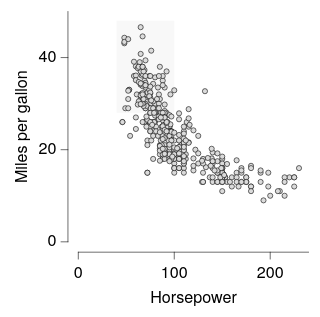

Source (Vega-Lite JSON):
### Vega-Lite specification from a JSON file in a GitHub repository (floating-point values rounded to 4 significant figures; data arrays with more than 128 entries replaced by an {"elided": "..."} marker saying what was removed)
{"background": null, "config": {"arc": {"fill": "#DBDBDB", "fillOpacity": 1.0, "innerRadius": 25.0, "padAngle": 0.03, "stroke": "black", "strokeOpacity": 1, "strokeWidth": 0.25}, "area": {"fill": "#DBDBDB", "fillOpacity": 1.0, "stroke": "black", "strokeOpacity": 1, "strokeWidth": 0.25}, "axis": {"domain": true, "domainCap": "round", "domainColor": "black", "domainWidth": 0.25, "grid": false, "gridCap": "round", "gridColor": "#F1F1F1", "gridDash": [0, 0], "gridOpacity": 1.0, "gridWidth": 0.25, "labelColor": "black", "labelFont": "HelveticaNeue", "labelFontSize": 7, "labelFontStyle": "normal", "labelFontWeight": 400, "offset": 4.5, "ticks": true, "tickCap": "round", "tickColor": "black", "tickRound": false, "tickSize": 3, "tickWidth": 0.25, "titleColor": "black", "titleFont": "HelveticaNeue", "titleFontSize": 7, "titleFontStyle": "normal", "titleFontWeight": 400}, "axisX": {"domain": true, "labelAlign": "center", "labelAngle": 0, "labels": true, "ticks": true, "translate": 0}, "axisY": {"domain": true, "labelAlign": "right", "labelAngle": 0, "labels": true, "ticks": true, "translate": 0}, "axisRight": {"domain": true, "labelAlign": "left", "labelAngle": 0, "labels": true, "ticks": true, "translate": 0}, "axisTop": {"domain": true, "labelAlign": "center", "labelAngle": 0, "labels": true, "ticks": true, "translate": 0}, "axisBand": {"tickOffset": 0}, "bar": {"fill": "#DBDBDB", "fillOpacity": 1.0, "stroke": "black", "strokeOpacity": 1, "strokeWidth": 0.25}, "boxplot": {"size": 9.0, "ticks": {"cornerRadius": 0.25, "fill": "black", "size": 4.5, "thickness": 0.25}, "box": {"fillOpacity": 1.0, "stroke": "black", "strokeOpacity": 1, "strokeWidth": 0.25}, "median": {"fill": "black", "fillOpacity": 1.0, "size": 9.0, "thickness": 0.25}, "rule": {"fill": "black", "fillOpacity": 1.0, "size": 10.0, "stroke": "black", "strokeDash": [0, 0], "strokeOpacity": 1, "strokeWidth": 0.25}, "outliers": {"color": "black", "fill": "black", "fillOpacity": 1.0, "size": 0, "stroke": "black", "strokeOpacity": 1, "strokeWidth": 0.25}}, "circle": {"fill": "black", "fillOpacity": 1.0, "size": 0.5, "stroke": null, "strokeOpacity": 1, "strokeWidth": 0.25}, "errorband": {"band": {"fillOpacity": 0.6, "stroke": null, "strokeWidth": 0.25, "strokeOpacity": 1}, "borders": {"opacity": 0, "strokeOpacity": 0.25, "strokeWidth": 1}}, "errorbar": {"opacity": 1, "rule": {"strokeDash": [0, 0], "strokeWidth": 0.5}, "ticks": {"color": "black", "cornerRadius": 0.25, "opacity": 1, "size": 6.0, "thickness": 0.5}, "thickness": 0.5}, "font": "HelveticaNeue", "geoshape": {"fill": "#DBDBDB", "fillOpacity": 1.0, "stroke": "black", "strokeOpacity": 1, "strokeWidth": 0.25}, "header": {"labelColor": "black", "labelFont": "HelveticaNeue", "labelFontSize": 7, "labelFontStyle": "normal", "labelFontWeight": 400, "titleColor": "black", "titleFont": "HelveticaNeue", "titleFontSize": 7, "titleFontStyle": "normal", "titleFontWeight": 400, "titlePadding": 0}, "legend": {"disable": false, "offset": 4.5, "gradientLength": 50.0, "gradientThickness": 5.0, "gradientOpacity": 1.0, "gradientStrokeColor": "black", "gradientStrokeWidth": 0.25, "labelColor": "black", "labelFont": "HelveticaNeue", "labelFontSize": 7, "labelFontStyle": "normal", "labelFontWeight": 400, "strokeColor": "black", "strokeWidth": 0, "symbolSize": 42, "symbolStrokeColor": "black", "symbolStrokeWidth": 0.25, "titleColor": "black", "titleFont": "HelveticaNeue", "titleFontSize": 7, "titleFontStyle": "normal", "titleFontWeight": 400}, "line": {"color": "black", "stroke": "black", "strokeCap": "round", "strokeDash": [0, 0], "strokeOpacity": 1, "strokeWidth": 0.375}, "point": {"filled": true, "fill": "#DBDBDB", "fillOpacity": 1.0, "size": 5.0, "stroke": "black", "strokeOpacity": 1, "strokeWidth": 0.25}, "range": {"category": ["#C6D9F1", "#F1C9CB", "#FEF0B9", "#CEE37A", "#7AA8E0", "#E589A3", "#FDDD5D", "#68B961", "#4177B1", "#C35082", "#E5C227", "#438156"], "diverging": {"scheme": ["#C35082", "#CE6D94", "#D989A7", "#E2A4BA", "#EABFCE", "#F1DBE2", "#F6F6F6", "#D7E0EB", "#B9CBE0", "#9BB6D5", "#7DA1C9", "#5F8CBD", "#4177B1"]}, "heatmap": {"scheme": ["#DFE9F7", "#C6D9F1", "#ADC8EC", "#94B8E6", "#7AA8E0", "#6097DA", "#4D87CA", "#4177B1", "#386898", "#2F597F", "#264A69", "#1D3A58"]}, "ordinal": {"scheme": ["#F1F1F1", "#DBDBDB", "#C6C6C6", "#B2B2B2", "#9D9D9D", "#898989", "#767676", "#636363", "#515151", "#404040", "#2F2F2F", "#1F1F1F"]}, "ramp": {"scheme": ["#DFE9F7", "#C6D9F1", "#ADC8EC", "#94B8E6", "#7AA8E0", "#6097DA", "#4D87CA", "#4177B1", "#386898", "#2F597F", "#264A69", "#1D3A58"]}}, "rule": {"color": "black", "stroke": "black", "strokeCap": "round", "strokeDash": [2, 2], "strokeOpacity": 1, "strokeWidth": 0.25}, "scale": {"bandPaddingInner": 0.1, "bandPaddingOuter": 0.1, "round": false}, "rect": {"fill": "#DBDBDB", "fillOpacity": 1.0, "stroke": "black", "strokeOpacity": 1, "strokeWidth": 0.25}, "square": {"fill": "#DBDBDB", "fillOpacity": 1.0, "size": 10.0, "stroke": "black", "strokeOpacity": 1, "strokeWidth": 0.25}, "text": {"color": "black", "font": "HelveticaNeue", "fontSize": 7, "fontStyle": "normal", "fontWeight": 400}, "title": {"anchor": "middle", "frame": "group", "color": "black", "font": "HelveticaNeue", "fontSize": 7, "fontStyle": "normal", "fontWeight": 400, "subtitleColor": "black", "subtitleFont": "HelveticaNeue", "subtitleFontSize": "HelveticaNeue", "subtitleFontStyle": "normal", "subtitleFontWeight": 400}, "view": {"continuousWidth": 100, "continuousHeight": 100, "discreteWidth": 100, "discreteHeight": 100, "fill": null, "stroke": null, "strokeWidth": 0.25}}, "layer": [{"mark": {"type": "rect", "color": "#F1F1F1", "opacity": 0.5, "stroke": null, "strokeOpacity": 0, "strokeWidth": 0}, "encoding": {"x": {"datum": 40.0}, "x2": {"datum": 100.0}, "y": {"datum": 28.0}, "y2": {"datum": 48.0}}}, {"data": {"name": "data-7285c4e2e195e5a75737a34913199f5f"}, "mark": {"type": "point"}, "encoding": {"x": {"field": "Horsepower", "type": "quantitative"}, "y": {"field": "Miles_per_Gallon", "title": "Miles per gallon", "type": "quantitative"}}}], "data": {"name": "data-f649f9d1c293ec8042ca0358e3477a5a"}, "$schema": "https://vega.github.io/schema/vega-lite/v6.4.1.json", "datasets": {"data-f649f9d1c293ec8042ca0358e3477a5a": [{"__dummy": 0, "__dysonsphere__": 1}], "data-7285c4e2e195e5a75737a34913199f5f": {"elided": "392 records"}}}
